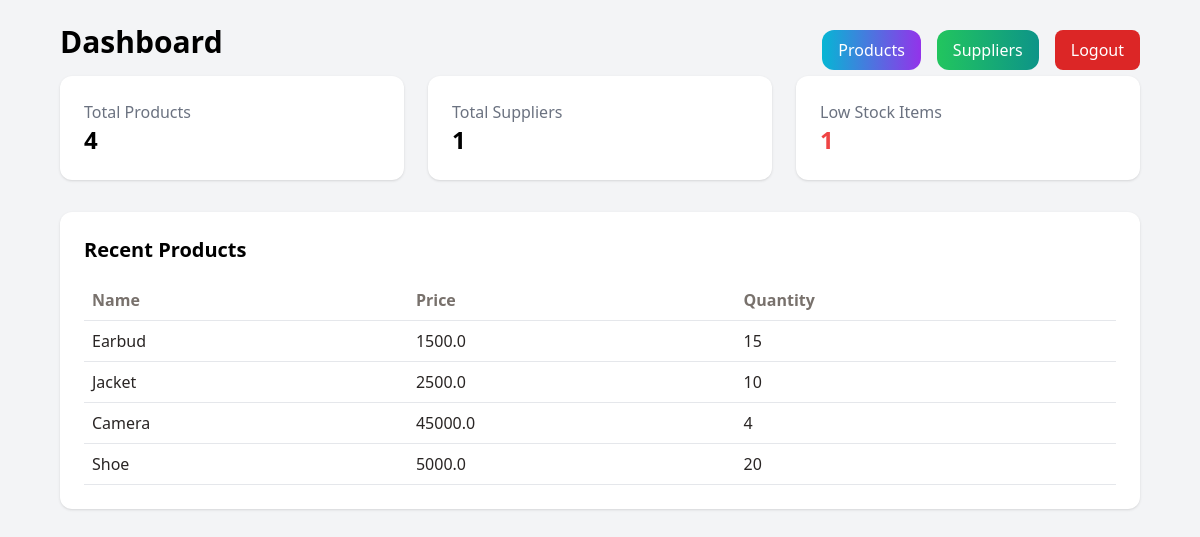
The app's page /dashboard/ (signed in), older data.
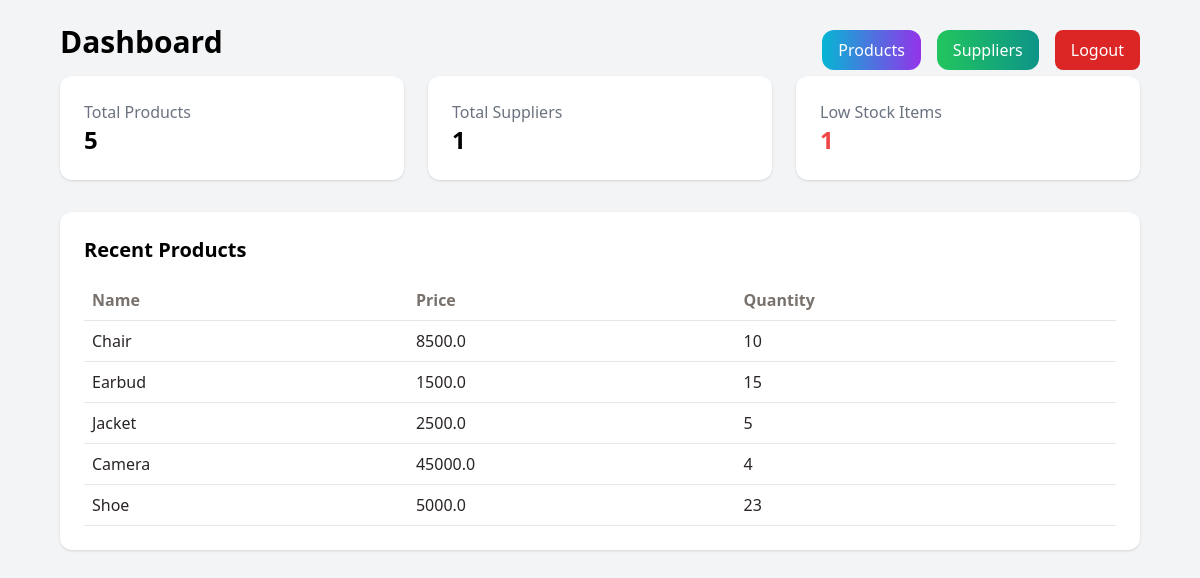
The same page, newer data.
### accounts/models.py (models this page shows, shortened)
class Product(models.Model):
    name = models.CharField(max_length=100)
    price = models.FloatField()
    quantity = models.IntegerField()
    image = models.ImageField(upload_to='products/', blank=True, null=True)
    supplier = models.ForeignKey(Supplier, on_delete=models.CASCADE, null=True, blank=True)
    created_at = models.DateTimeField(auto_now_add=True)

### accounts/views.py (the view)
# urls.py: path('dashboard/', views.dashboard, name='dashboard'),
@login_required
def dashboard(request):
    total_products = Product.objects.count()
    total_suppliers = Supplier.objects.count()
    low_stock = Product.objects.filter(quantity__lt=5).count()
    recent_products = Product.objects.order_by('-created_at')[:5]
    context = {
        'total_products': total_products,
        'total_suppliers': total_suppliers,
        'low_stock': low_stock,
        'recent_products': recent_products
    }
    return render(request, 'dashboard.html', context)

### templates/dashboard.html (shortened to what this page needs)
<!DOCTYPE html>
<html lang="en">
<head>
    <script src="https://cdn.tailwindcss.com"></script>
</head>
<body class="bg-gray-100">
    <div class="p-6 mx-9">
        <div class="flex justify-between">
            <h1 class="text-3xl font-bold mb-4">Dashboard</h1>
            <div class="flex gap-4 items-center">
                <a href="{% url 'product_list' %}"
                    class="bg-gradient-to-r from-cyan-500 to-purple-600 text-white px-4 py-2 rounded-xl hover:bg-blue-600">
                    Products
                </a>
                <a href="{% url 'supplier_list' %}"
                    class="bg-gradient-to-r from-green-500 to-teal-600 text-white px-4 py-2 rounded-xl">
                    Suppliers
                </a>
                <a href="{% url 'logout' %}" class="text-white bg-red-600 hover:bg-red-700 rounded-lg h-fit py-2 px-4">Logout</a>
            </div>
        </div>
        <div class="grid grid-cols-1 md:grid-cols-3 gap-6">
            <div class="bg-white p-6 rounded-xl shadow">
                <h2 class="text-gray-500">Total Products</h2>
                <p class="text-2xl font-bold">{{ total_products }}</p>
            </div>
            <div class="bg-white p-6 rounded-xl shadow">
                <h2 class="text-gray-500">Total Suppliers</h2>
                <p class="text-2xl font-bold">{{ total_suppliers }}</p>
            </div>
            <div class="bg-white p-6 rounded-xl shadow">
                <h2 class="text-gray-500">Low Stock Items</h2>
                <p class="text-2xl font-bold text-red-500">{{ low_stock }}</p>
            </div>
        </div>
        <div class="mt-8 bg-white p-6 rounded-xl shadow">
            <h2 class="text-xl font-bold mb-4">Recent Products</h2>
            <table class="w-full text-left">
                <thead>
                    <tr class="border-b text-stone-500">
                        <th class="p-2">Name</th>
                        <th class="p-2">Price</th>
                        <th class="p-2">Quantity</th>
                    </tr>
                </thead>
                <tbody>
                    {% for product in recent_products %}
                    <tr class="border-b text-stone-800">
                        <td class="p-2">{{ product.name }}</td>
                        <td class="p-2">{{ product.price }}</td>
                        <td class="p-2">{{ product.quantity }}</td>
                    </tr>
                    {% empty %}
                    <tr>
                        <td colspan="3" class="p-2 text-stone-500 text-center">No products yet</td>
                    </tr>
                    {% endfor %}
                </tbody>
            </table>
        </div>
    </div>
</body>
</html>

Row changes from the older to the newer data that the page shows:
added Product: name "Chair", price "8500.0", quantity "10"
changed Product "Jacket": quantity "10" → "5"
changed Product "Shoe": quantity "20" → "23"
Text that changed along with them:
{{ total_products }}: "4" → "5"
